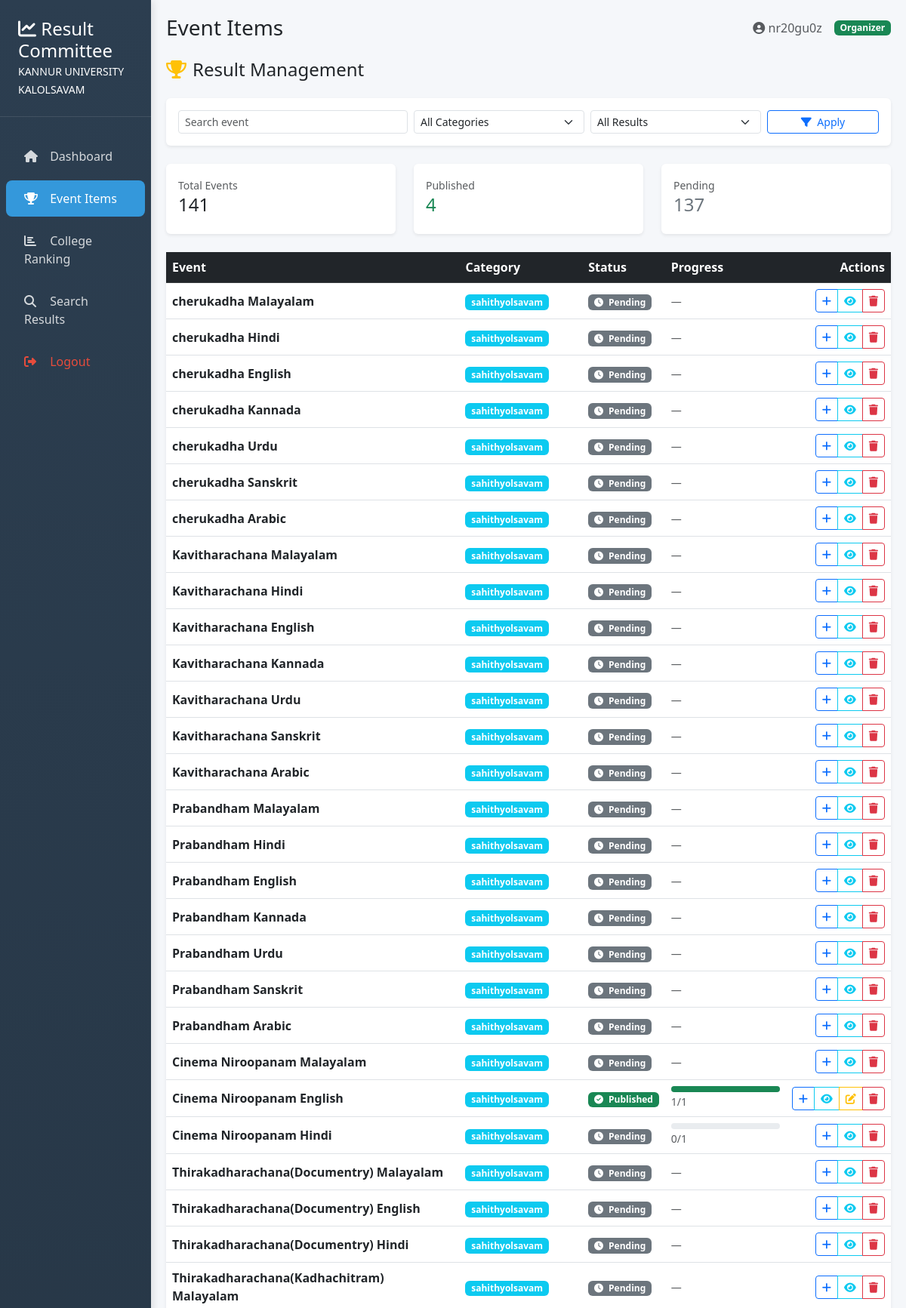
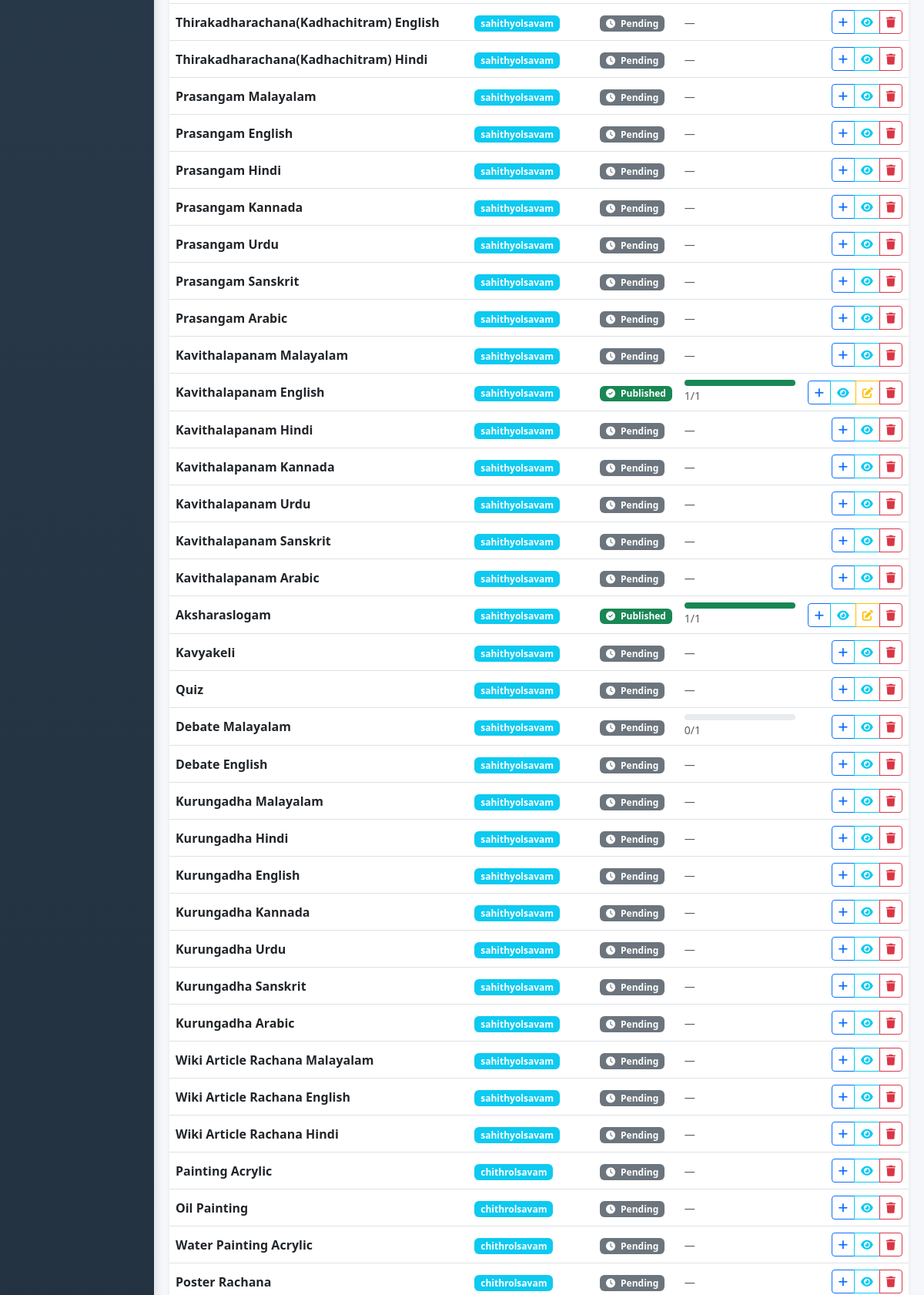
/organizer/items/ (signed in, upper part), run on the app's committed database (2 pictures, top to bottom).
### accounts/models.py (models this page shows, shortened)
class CustomUser(AbstractUser):
    ROLE_CHOICES = (
        ('college', 'College'),
        ('organizer', 'Organizer'),
        ('admin', 'Admin'),
    )
    role = models.CharField(max_length=20, choices=ROLE_CHOICES, default='college')
    college_name = models.CharField(max_length=255, blank=True, null=True)
    REQUIRED_FIELDS = ["email"]
    USERNAME_FIELD = "username"

class Item(models.Model):
    name = models.CharField(max_length=255)
    numbers = models.PositiveIntegerField()
    category = models.CharField(max_length=255)
    max_participants = models.PositiveIntegerField(default=1)
    item_type = models.CharField(max_length=10, choices=[("single","single"),("group","group")])  # ← added

### accounts/views.py (the view)
# urls.py: path("organizer/items/", views.organizer_items, name="organizer_items"),
@never_cache
@login_required
def organizer_items(request):
    q = request.GET.get("q", "")
    category = request.GET.get("category", "")
    status = request.GET.get("status", "")  # published / pending
    items = Item.objects.annotate(
        result_count=Count("results", filter=Q(results__is_deleted=False)),
        team_count=Count("team", distinct=True)
    )
    if q:
        items = items.filter(name__icontains=q)
    if category:
        items = items.filter(category=category)
    if status == "published":
        items = items.filter(result_count__gt=0)
    elif status == "pending":
        items = items.filter(result_count=0)
    total_items = items.count()
    published_items = items.filter(result_count__gt=0).count()
    pending_items = total_items - published_items
    categories = Item.objects.values_list("category", flat=True).distinct()
    return render(request, "organizer/items.html", {
        "items": items,
        "total_items": total_items,
        "published_items": published_items,
        "pending_items": pending_items,
        "categories": categories,
        "selected_category": category,
        "selected_status": status,
        "query": q,
    })

### accounts/templates/organizer/items.html (shortened to what this page needs)
{% extends "organizer/base.html" %}
{% block page_title %}Event Items{% endblock %}
{% block content %}
<div class="d-flex justify-content-between align-items-center mb-4">
    <h4 class="mb-0">
        <i class="fas fa-trophy text-warning me-2"></i>Result Management
    </h4>
</div>
<div class="card border-0 shadow-sm mb-4">
    <div class="card-body">
        <form method="get" class="row g-2 align-items-center">
            <div class="col-md-4">
                <input type="text"
                       name="q"
                       value="{{ query }}"
                       class="form-control form-control-sm"
                       placeholder="Search event">
            </div>
            <div class="col-md-3">
                <select name="category" class="form-select form-select-sm">
                    <option value="">All Categories</option>
                </select>
            </div>
            <div class="col-md-3">
                <select name="status" class="form-select form-select-sm">
                    <option value="">All Results</option>
                </select>
            </div>
            <div class="col-md-2 d-grid">
                <button class="btn btn-sm btn-outline-primary">
                    <i class="fas fa-filter me-1"></i> Apply
                </button>
            </div>
        </form>
    </div>
</div>
<div class="row mb-4">
    <div class="col-md-4">
        <div class="card border-0 shadow-sm">
            <div class="card-body">
                <small class="text-muted">Total Events</small>
                <h4>{{ total_items }}</h4>
            </div>
        </div>
    </div>
    <div class="col-md-4">
        <div class="card border-0 shadow-sm">
            <div class="card-body">
                <small class="text-muted">Published</small>
                <h4 class="text-success">{{ published_items }}</h4>
            </div>
        </div>
    </div>
    <div class="col-md-4">
        <div class="card border-0 shadow-sm">
            <div class="card-body">
                <small class="text-muted">Pending</small>
                <h4 class="text-secondary">{{ pending_items }}</h4>
            </div>
        </div>
    </div>
</div>
<div class="card border-0 shadow-sm">
    <div class="table-responsive">
        <table class="table table-hover align-middle mb-0">
            <thead class="table-dark">
                <tr>
                    <th>Event</th>
                    <th>Category</th>
                    <th>Status</th>
                    <th>Progress</th>
                    <th class="text-end">Actions</th>
                </tr>
            </thead>
            <tbody>
            {% for item in items %}
            <tr>
                <td><strong>{{ item.name }}</strong></td>
                <td>
                    <span class="badge bg-info">
                        {{ item.category|default:"General" }}
                    </span>
                </td>
                <td>
                    {% if item.result_count %}
                        <span class="badge bg-success">
                            <i class="fas fa-check-circle me-1"></i> Published
                        </span>
                    {% else %}
                        <span class="badge bg-secondary">
                            <i class="fas fa-clock me-1"></i> Pending
                        </span>
                    {% endif %}
                </td>
                <td style="width:160px">
                    {% if item.team_count %}
                        {% widthratio item.result_count item.team_count 100 as pct %}
                        <div class="progress" style="height:8px">
                            <div class="progress-bar bg-success"
                                 style="width: {{ pct }}%"></div>
                        </div>
                        <small class="text-muted">
                            {{ item.result_count }}/{{ item.team_count }}
                        </small>
                    {% else %}
                        <small class="text-muted">—</small>
                    {% endif %}
                </td>
                <td class="text-end">
                    <div class="btn-group btn-group-sm">
                        <a href="{% url 'add_results' item.id %}"
                           class="btn btn-outline-primary"
                           data-bs-toggle="tooltip"
                           title="Add / Update Results">
                            <i class="fas fa-plus"></i>
                        </a>
                        <a href="{% url 'view_results' item.id %}"
                           class="btn btn-outline-info"
                           data-bs-toggle="tooltip"
                           title="View Results">
                            <i class="fas fa-eye"></i>
                        </a>
                        {% if item.result_count %}
                        <a href="{% url 'view_results' item.id %}"
                           class="btn btn-outline-warning"
                           data-bs-toggle="tooltip"
                           title="Edit Results">
                            <i class="fas fa-edit"></i>
                        </a>
                        {% endif %}
                        <button class="btn btn-outline-danger"
                                data-bs-toggle="modal"
                                data-bs-target="#deleteModal{{ item.id }}"
                                title="Delete Results">
                            <i class="fas fa-trash"></i>
                        </button>
                    </div>
                </td>
            </tr>
            {% endfor %}
            </tbody>
        </table>
    </div>
</div>
{% endblock %}

### accounts/templates/organizer/base.html (shortened to what this page needs)
{% load static %}
{% load custom_filters %}
<!DOCTYPE html>
<html lang="en">
<head>
    <link href="https://cdn.jsdelivr.net/npm/bootstrap@5.3.0/dist/css/bootstrap.min.css" rel="stylesheet">
    <link rel="stylesheet" href="https://cdnjs.cloudflare.com/ajax/libs/font-awesome/6.4.0/css/all.min.css">
</head>
<body>
    <div class="container-fluid">
        <div class="row">
            <div class="col-md-3 col-lg-2 px-0 sidebar">
                <div class="sidebar-brand">
                    <h4 class="mb-0">
                        <i class="fas fa-chart-line"></i> Result Committee
                    </h4>
                    <small style="color: white;">KANNUR UNIVERSITY KALOLSAVAM
                    </small>
                </div>
                <nav class="nav flex-column mt-4">
                    <a class="nav-link {% if request.path == '/organizer/' %}active{% endif %}"
                       href="{% url 'organizer_dashboard' %}">
                        <i class="fas fa-home"></i> Dashboard
                    </a>
                    <a class="nav-link {% if 'items' in request.path %}active{% endif %}"
                       href="{% url 'organizer_items' %}">
                        <i class="fas fa-trophy"></i> Event Items
                    </a>
                    <a class="nav-link {% if 'ranking' in request.path %}active{% endif %}"
                       href="{% url 'college_ranking_live' %}">
                        <i class="fas fa-chart-bar"></i> College Ranking
                    </a>
                    <a class="nav-link {% if 'student-results' in request.path %}active{% endif %}"
                       href="{% url 'organizer_student_results' %}">
                        <i class="fas fa-search"></i> Search Results
                    </a>
                    <a class="nav-link" href="{% url 'logout' %}" style="color: var(--accent-color);">
                        <i class="fas fa-sign-out-alt"></i> Logout
                    </a>
                </nav>
            </div>
            <div class="col-md-9 col-lg-10 ml-auto main-content">
                <div class="d-flex justify-content-between align-items-center mb-4">
                    <h3 class="mb-0">{% block page_title %}Dashboard{% endblock %}</h3>
                    <div class="d-flex align-items-center">
                        <span class="me-3 text-muted">
                            <i class="fas fa-user-circle"></i> {{ request.user.username }}
                        </span>
                        <span class="badge bg-success">Organizer</span>
                    </div>
                </div>
                {% block content %}{% endblock %}
            </div>
        </div>
    </div>
</body>
</html>

### accounts/templates/organizer/base.html (style rules this page uses)
:root { --primary-color: #2c3e50; --secondary-color: #3498db; --accent-color: #e74c3c; --success-color: #27ae60; --light-bg: #f8f9fa; --card-shadow: 0 2px 4px rgba(0,0,0,0.1); --hover-shadow: 0 4px 8px rgba(0,0,0,0.15); }
body { background-color: #f5f7fa; font-family: 'Segoe UI', Tahoma, Geneva, Verdana, sans-serif; }
.sidebar { background: linear-gradient(180deg, var(--primary-color) 0%, #1a252f 100%); color: white; min-height: 100vh; box-shadow: 3px 0 10px rgba(0,0,0,0.1); }
.sidebar-brand { padding: 1.5rem; border-bottom: 1px solid rgba(255,255,255,0.1); }
.nav-link { color: rgba(255,255,255,0.8); padding: 0.75rem 1.5rem; margin: 0.25rem 0.5rem; border-radius: 8px; transition: all 0.3s ease; }
.nav-link.active { background: var(--secondary-color); color: white; }
.nav-link i { width: 20px; margin-right: 10px; }
.main-content { padding: 20px; }
.table thead { background-color: var(--primary-color); color: white; }

### data on the page
CustomUser: user.username "nr20gu0z"
Item: name "cherukadha Malayalam", category "sahithyolsavam", shows "Pending"
Item: name "cherukadha Hindi", category "sahithyolsavam", shows "Pending"
Item: name "cherukadha English", category "sahithyolsavam", shows "Pending"
Item: name "cherukadha Kannada", category "sahithyolsavam", shows "Pending"
Item: name "cherukadha Urdu", category "sahithyolsavam", shows "Pending"
Item: name "cherukadha Sanskrit", category "sahithyolsavam", shows "Pending"
Item: name "cherukadha Arabic", category "sahithyolsavam", shows "Pending"
Item: name "Kavitharachana Malayalam", category "sahithyolsavam", shows "Pending"
Item: name "Kavitharachana Hindi", category "sahithyolsavam", shows "Pending"
Item: name "Kavitharachana English", category "sahithyolsavam", shows "Pending"
Item: name "Kavitharachana Kannada", category "sahithyolsavam", shows "Pending"
Item: name "Kavitharachana Urdu", category "sahithyolsavam", shows "Pending"
Item: name "Kavitharachana Sanskrit", category "sahithyolsavam", shows "Pending"
Item: name "Kavitharachana Arabic", category "sahithyolsavam", shows "Pending"
Item: name "Prabandham Malayalam", category "sahithyolsavam", shows "Pending"
Item: name "Prabandham Hindi", category "sahithyolsavam", shows "Pending"
Item: name "Prabandham English", category "sahithyolsavam", shows "Pending"
Item: name "Prabandham Kannada", category "sahithyolsavam", shows "Pending"
Item: name "Prabandham Urdu", category "sahithyolsavam", shows "Pending"
Item: name "Prabandham Sanskrit", category "sahithyolsavam", shows "Pending"
Item: name "Prabandham Arabic", category "sahithyolsavam", shows "Pending"
Item: name "Cinema Niroopanam Malayalam", category "sahithyolsavam", shows "Pending"
Item: name "Cinema Niroopanam English", category "sahithyolsavam", shows "Published", {{ pct }} 100 (drawn), result_count "1", team_count "1"
Item: name "Cinema Niroopanam Hindi", category "sahithyolsavam", shows "Pending", result_count "0", team_count "1"
Item: name "Thirakadharachana(Documentry) Malayalam", category "sahithyolsavam", shows "Pending"
Item: name "Thirakadharachana(Documentry) English", category "sahithyolsavam", shows "Pending"
Item: name "Thirakadharachana(Documentry) Hindi", category "sahithyolsavam", shows "Pending"
Item: name "Thirakadharachana(Kadhachitram) Malayalam", category "sahithyolsavam", shows "Pending"
Item: name "Thirakadharachana(Kadhachitram) English", category "sahithyolsavam", shows "Pending"
Item: name "Thirakadharachana(Kadhachitram) Hindi", category "sahithyolsavam", shows "Pending"
Item: name "Prasangam Malayalam", category "sahithyolsavam", shows "Pending"
Item: name "Prasangam English", category "sahithyolsavam", shows "Pending"
Item: name "Prasangam Hindi", category "sahithyolsavam", shows "Pending"
Item: {{ pct }} 100 (drawn)
Item: {{ pct }} 100 (drawn)

### other printed values
{{ total_items }} "141"
{{ published_items }} "4"
{{ pending_items }} "137"
